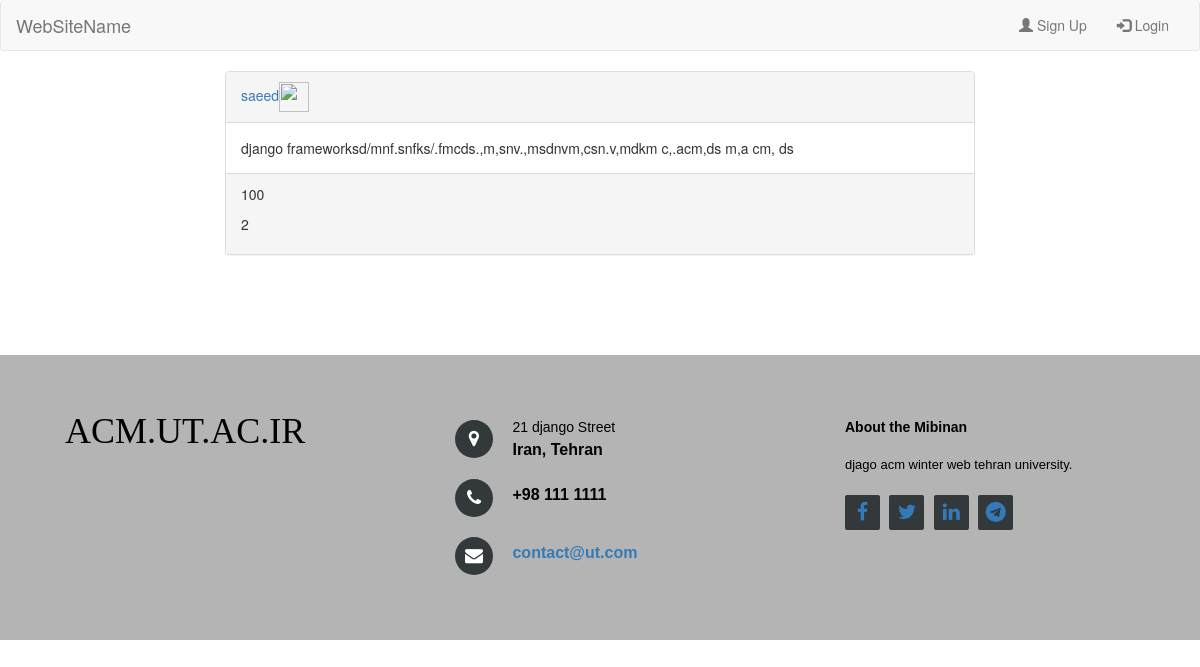
Page /blog/posts/1/ on the committed database.
### blog/models.py (models this page shows)
class Post(models.Model):
    text = models.TextField()
    user = models.ForeignKey(User, related_name='posts')
    like = models.IntegerField(default=0)
    dislike = models.IntegerField(default=0)

### blog/views.py (the view)
# urls.py: url(r'^posts/(?P<pk>\d+)/$', views.post_detail, name='post_detail')
def post_detail(request, pk):
    post = get_object_or_404(models.Post, pk=pk)
    comments = models.Comment.objects.filter(post=post)
    return render(request, 'blog/post_detail.html', {'post': post, 'comments':comments})

### blog/templates/blog/post_detail.html
{% extends 'base.html' %}
{% block content %}
    <div class="container">
        <div class="row">
            <div class="col-sm-2"></div>
            <div class="col-sm-8">
                <div class="panel panel-default">
                    <div class="panel-heading"><a href="{% url 'home' post.user.pk %}">{{ post.user.username }}</a><img style="width: 30px; height: 30px;" src="{{ user.profile.avatar.url }}"></div>
                    <div class="panel-body">{{ post.text }}</div>
                    <div class="panel-footer">
                        <p>{{ post.like }}</p>
                        <p>{{ post.dislike }}</p>
                    </div>
                </div>
            </div>
            <div class="col-sm-2"></div>
        </div>
    </div>
{% endblock %}

### rows in the picture
Post: user.username "saeed", text "django frameworksd/mnf.snfks/.fmcds.,m,snv.,msdnvm,csn.v,mdkm c,.acm,ds m,a cm, ds", like "100", dislike "2"
